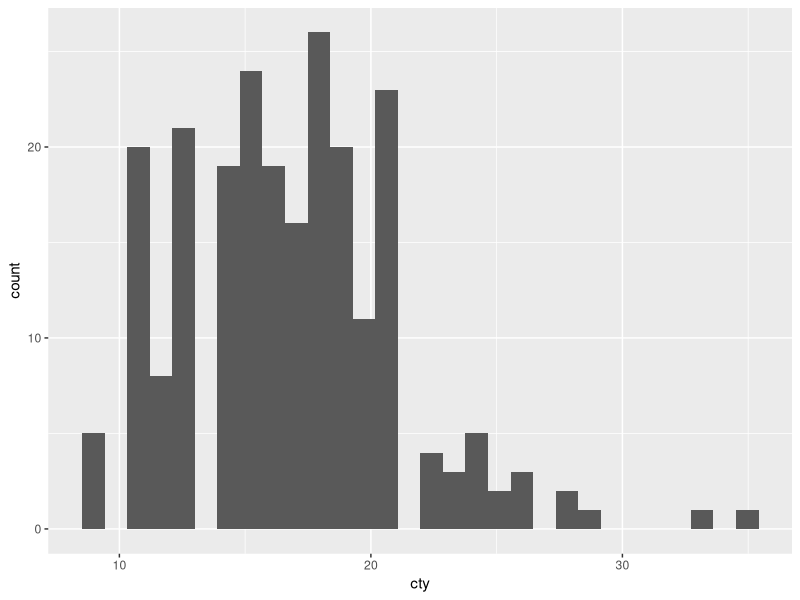

Write the R code that produced this figure.
library(tidyverse)


hyper_enrich2 <- function(test.set, enrichment.set, pop.set) {
    # population: all black & white balls; all genes
    # m: all white balls; all hit genes
    # n: all black balls; all non-hit genes
    # q: number of white balls drawn; number of hit genes found in a particular disease set
    # k: number of balls drawn; number of genes in a particular disease set

    q <- intersect(test.set, enrichment.set) %>% length() # hit genes that are also in disease set genes
    m <- length(unique(enrichment.set)) # all hit genes
    n <- length(unique(pop.set)) - m # all non-hit genes
    k <- length(unique(test.set)) # all genes in disease set

    return(phyper(q = q - 1, m = m, n = n, k = k, lower.tail = F))
}


ggplot(mpg) +
    geom_histogram(aes(cty))

View(mpg)
?str_detect
